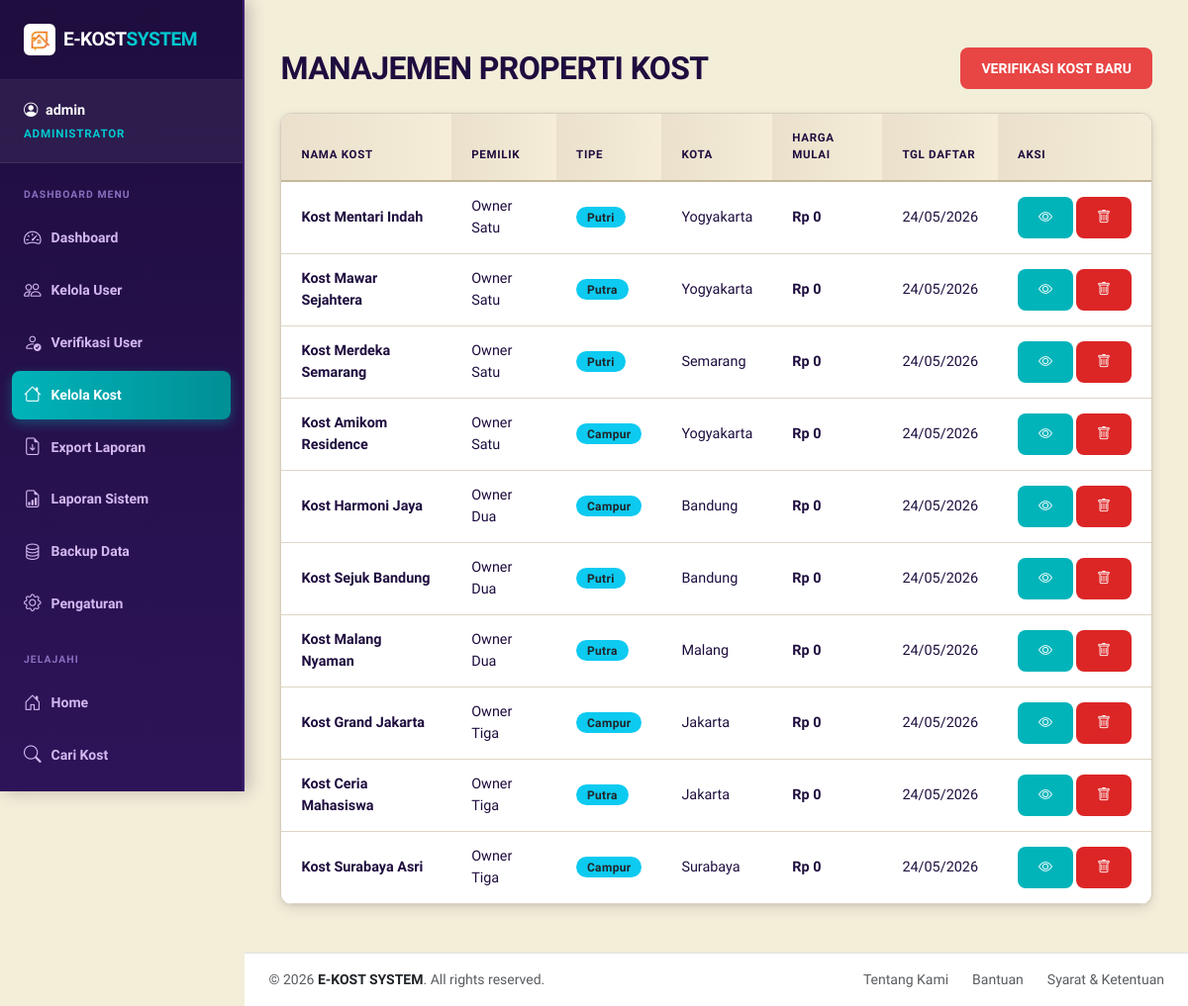
The app's page /modules/admin/kost.php (signed in) with its own data.
### tables this page shows
CREATE TABLE kost (
    id INT AUTO_INCREMENT PRIMARY KEY,
    owner_id INT NOT NULL,
    name VARCHAR(100) NOT NULL,
    type ENUM('Putra', 'Putri', 'Campur') NOT NULL,
    description TEXT,
    address TEXT NOT NULL,
    city VARCHAR(50) NOT NULL,
    latitude DECIMAL(10, 8),
    longitude DECIMAL(11, 8),
    rules TEXT,
    facilities TEXT,
    price_start DECIMAL(12, 2) DEFAULT 0,
    created_at TIMESTAMP DEFAULT CURRENT_TIMESTAMP,
    FOREIGN KEY (owner_id) REFERENCES users(id) ON DELETE CASCADE
);

CREATE TABLE users (
    id INT AUTO_INCREMENT PRIMARY KEY,
    username VARCHAR(50) NOT NULL UNIQUE,
    password VARCHAR(255) NOT NULL,
    email VARCHAR(100) NOT NULL UNIQUE,
    role ENUM('admin', 'owner', 'user') NOT NULL,
    full_name VARCHAR(100),
    phone VARCHAR(20),
    avatar VARCHAR(255),
    status ENUM('pending', 'verified', 'rejected') NOT NULL DEFAULT 'pending',
    created_at TIMESTAMP DEFAULT CURRENT_TIMESTAMP
);

### modules/admin/kost.php (the view, shortened to what this page needs)
<?php
require_once '../../config/database.php';
$stmt = $pdo->query("SELECT k.*, u.full_name as owner_name FROM kost k JOIN users u ON k.owner_id = u.id ORDER BY k.created_at DESC");
$kosts = $stmt->fetchAll();
include '../../layouts/header.php';
?>
<div class="container py-4">
    <div class="d-flex justify-content-between align-items-center mb-4">
        <h2 class="fw-black text-uppercase mb-0">Manajemen Properti Kost</h2>
        <a href="kost_verify.php" class="btn btn-warning">VERIFIKASI KOST BARU</a>
    </div>
    <div class="card">
        <div class="card-body p-0">
            <div class="table-responsive">
                <table class="table table-hover mb-0">
                    <thead>
                        <tr>
                            <th>Nama Kost</th>
                            <th>Pemilik</th>
                            <th>Tipe</th>
                            <th>Kota</th>
                            <th>Harga Mulai</th>
                            <th>Tgl Daftar</th>
                            <th>Aksi</th>
                        </tr>
                    </thead>
                    <tbody>
                        <?php foreach ($kosts as $k): ?>
                            <tr>
                                <td class="fw-bold"><?php echo $k['name']; ?></td>
                                <td><?php echo $k['owner_name']; ?></td>
                                <td><span class="badge bg-info text-dark"><?php echo $k['type']; ?></span></td>
                                <td><?php echo $k['city']; ?></td>
                                <td class="fw-bold">Rp <?php echo number_format($k['price_start'], 0, ',', '.'); ?></td>
                                <td><?php echo date('d/m/Y', strtotime($k['created_at'])); ?></td>
                                <td>
                                    <div class="btn-group">
                                        <a href="../../pages/kost_detail.php?id=<?php echo $k['id']; ?>" class="btn btn-primary btn-sm me-1" target="_blank"><i class="bi bi-eye"></i></a>
                                        <a href="kost_delete.php?id=<?php echo $k['id']; ?>" class="btn btn-danger btn-sm" onclick="return confirm('Yakin ingin menghapus kost ini?')"><i class="bi bi-trash"></i></a>
                                    </div>
                                </td>
                            </tr>
                        <?php endforeach; ?>
                    </tbody>
                </table>
            </div>
        </div>
    </div>
</div>
<?php include '../../layouts/footer.php'; ?>

### records on screen
kost: name "Kost Mentari Indah", owner.full_name "Owner Satu", type "Putri", city "Yogyakarta", price_start "0", created_at "24/05/2026"
kost: name "Kost Mawar Sejahtera", owner.full_name "Owner Satu", type "Putra", city "Yogyakarta", price_start "0", created_at "24/05/2026"
kost: name "Kost Merdeka Semarang", owner.full_name "Owner Satu", type "Putri", city "Semarang", price_start "0", created_at "24/05/2026"
kost: name "Kost Amikom Residence", owner.full_name "Owner Satu", type "Campur", city "Yogyakarta", price_start "0", created_at "24/05/2026"
kost: name "Kost Harmoni Jaya", owner.full_name "Owner Dua", type "Campur", city "Bandung", price_start "0", created_at "24/05/2026"
kost: name "Kost Sejuk Bandung", owner.full_name "Owner Dua", type "Putri", city "Bandung", price_start "0", created_at "24/05/2026"
kost: name "Kost Malang Nyaman", owner.full_name "Owner Dua", type "Putra", city "Malang", price_start "0", created_at "24/05/2026"
kost: name "Kost Grand Jakarta", owner.full_name "Owner Tiga", type "Campur", city "Jakarta", price_start "0", created_at "24/05/2026"
kost: name "Kost Ceria Mahasiswa", owner.full_name "Owner Tiga", type "Putra", city "Jakarta", price_start "0", created_at "24/05/2026"
kost: name "Kost Surabaya Asri", owner.full_name "Owner Tiga", type "Campur", city "Surabaya", price_start "0", created_at "24/05/2026"

### other values on screen
$_SESSION['username'] "admin"
$item['label'] "Dashboard"
$item['label'] "Kelola User"
$item['label'] "Verifikasi User"
$item['label'] "Kelola Kost"
$item['label'] "Export Laporan"
$item['label'] "Laporan Sistem"
$item['label'] "Backup Data"
$item['label'] "Pengaturan"
